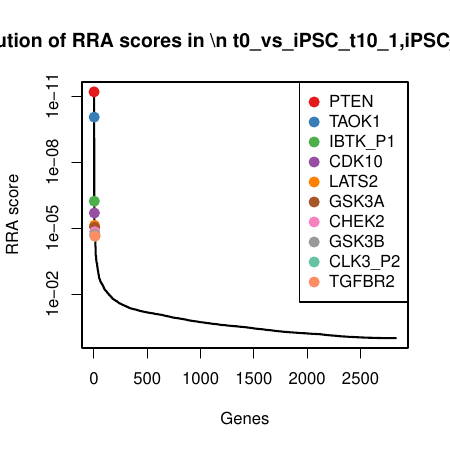

Write R code to recreate this figure.
pdf(file='iPSC_t10_vs_t0.pdf',width=4.5,height=4.5);
gstable=read.table('iPSC_t10_vs_t0.gene_summary.txt',header=T)
# 
#
# parameters
# Do not modify the variables beginning with "__"

# gstablename='__GENE_SUMMARY_FILE__'
startindex=3
# outputfile='__OUTPUT_FILE__'
targetgenelist=c("PTEN","TAOK1","IBTK_P1","CDK10","LATS2","GSK3A","CHEK2","GSK3B","CLK3_P2","TGFBR2")
# samplelabel=sub('.\\w+.\\w+$','',colnames(gstable)[startindex]);
samplelabel='t0_vs_iPSC_t10_1,iPSC_t10_2 neg.'


# You need to write some codes in front of this code:
# gstable=read.table(gstablename,header=T)
# pdf(file=outputfile,width=6,height=6)


# set up color using RColorBrewer
#library(RColorBrewer)
#colors <- brewer.pal(length(targetgenelist), "Set1")

colors=c( "#E41A1C", "#377EB8", "#4DAF4A", "#984EA3", "#FF7F00",  "#A65628", "#F781BF",
          "#999999", "#66C2A5", "#FC8D62", "#8DA0CB", "#E78AC3", "#A6D854", "#FFD92F", "#E5C494", "#B3B3B3", 
          "#8DD3C7", "#FFFFB3", "#BEBADA", "#FB8072", "#80B1D3", "#FDB462", "#B3DE69", "#FCCDE5",
          "#D9D9D9", "#BC80BD", "#CCEBC5", "#FFED6F")

######
# function definition

plotrankedvalues<-function(val, tglist, ...){
  
  plot(val,log='y',ylim=c(max(val),min(val)),type='l',lwd=2, ...)
  if(length(tglist)>0){
    for(i in 1:length(tglist)){
      targetgene=tglist[i];
      tx=which(names(val)==targetgene);ty=val[targetgene];
      points(tx,ty,col=colors[(i %% length(colors)) ],cex=2,pch=20)
      # text(tx+50,ty,targetgene,col=colors[i])
    }
    legend('topright',tglist,pch=20,pt.cex = 2,cex=1,col=colors)
  }
}



plotrandvalues<-function(val,targetgenelist, ...){
  # choose the one with the best distance distribution
  
  mindiffvalue=0;
  randval=val;
  for(i in 1:20){
    randval0=sample(val)
    vindex=sort(which(names(randval0) %in% targetgenelist))
    if(max(vindex)>0.9*length(val)){
      # print('pass...')
      next;
    }
    mindiffind=min(diff(vindex));
    if (mindiffind > mindiffvalue){
      mindiffvalue=mindiffind;
      randval=randval0;
      # print(paste('Diff: ',mindiffvalue))
    }
  }
  plot(randval,log='y',ylim=c(max(randval),min(randval)),pch=20,col='grey', ...)
  
  if(length(targetgenelist)>0){
    for(i in 1:length(targetgenelist)){
      targetgene=targetgenelist[i];
      tx=which(names(randval)==targetgene);ty=randval[targetgene];
      points(tx,ty,col=colors[(i %% length(colors)) ],cex=2,pch=20)
      text(tx+50,ty,targetgene,col=colors[i])
    }
  }
  
}




# set.seed(1235)



pvec=gstable[,startindex]
names(pvec)=gstable[,'id']
pvec=sort(pvec);

plotrankedvalues(pvec,targetgenelist,xlab='Genes',ylab='RRA score',main=paste('Distribution of RRA scores in \\n',samplelabel))

# plotrandvalues(pvec,targetgenelist,xlab='Genes',ylab='RRA score',main=paste('Distribution of RRA scores in \\n',samplelabel))


pvec=gstable[,startindex+1]
names(pvec)=gstable[,'id']
pvec=sort(pvec);

plotrankedvalues(pvec,targetgenelist,xlab='Genes',ylab='p value',main=paste('Distribution of p values in \\n',samplelabel))

# plotrandvalues(pvec,targetgenelist,xlab='Genes',ylab='p value',main=paste('Distribution of p values in \\n',samplelabel))



# you need to write after this code:
# dev.off()






# parameters
# Do not modify the variables beginning with "__"
targetmat=list(c(5420.42420939,5018.41763489,3373.04207398),c(3545.66210348,4048.66059267,1724.89069864),c(6889.00068055,6976.69636798,3001.55398621),c(4598.05215719,3817.4801213,2239.39297983),c(4791.91348287,5001.90474408,2828.89050879))
targetgene="PTEN"
collabel=c("iPSC_t10_1","iPSC_t10_2","t0")

# set up color using RColorBrewer
#library(RColorBrewer)
#colors <- brewer.pal(length(targetgenelist), "Set1")

colors=c( "#E41A1C", "#377EB8", "#4DAF4A", "#984EA3", "#FF7F00",  "#A65628", "#F781BF",
          "#999999", "#66C2A5", "#FC8D62", "#8DA0CB", "#E78AC3", "#A6D854", "#FFD92F", "#E5C494", "#B3B3B3", 
          "#8DD3C7", "#FFFFB3", "#BEBADA", "#FB8072", "#80B1D3", "#FDB462", "#B3DE69", "#FCCDE5",
          "#D9D9D9", "#BC80BD", "#CCEBC5", "#FFED6F")


## code

targetmatvec=unlist(targetmat)+1
yrange=range(targetmatvec[targetmatvec>0]);
# yrange[1]=1; # set the minimum value to 1
for(i in 1:length(targetmat)){
  vali=targetmat[[i]]+1;
  if(i==1){
    plot(1:length(vali),vali,type='b',las=1,pch=20,main=paste('sgRNAs in',targetgene),ylab='Read counts',xlab='Samples',xlim=c(0.7,length(vali)+0.3),ylim = yrange,col=colors[(i %% length(colors))],xaxt='n',log='y')
    axis(1,at=1:length(vali),labels=(collabel),las=2)
    # lines(0:100,rep(1,101),col='black');
  }else{
    lines(1:length(vali),vali,type='b',pch=20,col=colors[(i %% length(colors))])
  }
}




# parameters
# Do not modify the variables beginning with "__"
targetmat=list(c(5189.63691691,5332.16256031,3338.16056339),c(2023.23526408,2118.90412553,1170.27468027),c(5166.55818767,5037.93286948,3575.3548354),c(6803.60938233,7215.3826988,3177.70561468),c(7458.276002,7331.72352043,5188.62470016))
targetgene="TAOK1"
collabel=c("iPSC_t10_1","iPSC_t10_2","t0")

# set up color using RColorBrewer
#library(RColorBrewer)
#colors <- brewer.pal(length(targetgenelist), "Set1")

colors=c( "#E41A1C", "#377EB8", "#4DAF4A", "#984EA3", "#FF7F00",  "#A65628", "#F781BF",
          "#999999", "#66C2A5", "#FC8D62", "#8DA0CB", "#E78AC3", "#A6D854", "#FFD92F", "#E5C494", "#B3B3B3", 
          "#8DD3C7", "#FFFFB3", "#BEBADA", "#FB8072", "#80B1D3", "#FDB462", "#B3DE69", "#FCCDE5",
          "#D9D9D9", "#BC80BD", "#CCEBC5", "#FFED6F")


## code

targetmatvec=unlist(targetmat)+1
yrange=range(targetmatvec[targetmatvec>0]);
# yrange[1]=1; # set the minimum value to 1
for(i in 1:length(targetmat)){
  vali=targetmat[[i]]+1;
  if(i==1){
    plot(1:length(vali),vali,type='b',las=1,pch=20,main=paste('sgRNAs in',targetgene),ylab='Read counts',xlab='Samples',xlim=c(0.7,length(vali)+0.3),ylim = yrange,col=colors[(i %% length(colors))],xaxt='n',log='y')
    axis(1,at=1:length(vali),labels=(collabel),las=2)
    # lines(0:100,rep(1,101),col='black');
  }else{
    lines(1:length(vali),vali,type='b',pch=20,col=colors[(i %% length(colors))])
  }
}




# parameters
# Do not modify the variables beginning with "__"
targetmat=list(c(4888.07485474,4595.08716135,2738.19858126),c(3684.13447897,3540.51390723,2917.83836079),c(2663.28535523,2983.57913531,2267.2981883),c(5981.23733012,6738.01003715,3885.80027965),c(5782.76025859,5746.4860025,3568.37853328))
targetgene="IBTK_P1"
collabel=c("iPSC_t10_1","iPSC_t10_2","t0")

# set up color using RColorBrewer
#library(RColorBrewer)
#colors <- brewer.pal(length(targetgenelist), "Set1")

colors=c( "#E41A1C", "#377EB8", "#4DAF4A", "#984EA3", "#FF7F00",  "#A65628", "#F781BF",
          "#999999", "#66C2A5", "#FC8D62", "#8DA0CB", "#E78AC3", "#A6D854", "#FFD92F", "#E5C494", "#B3B3B3", 
          "#8DD3C7", "#FFFFB3", "#BEBADA", "#FB8072", "#80B1D3", "#FDB462", "#B3DE69", "#FCCDE5",
          "#D9D9D9", "#BC80BD", "#CCEBC5", "#FFED6F")


## code

targetmatvec=unlist(targetmat)+1
yrange=range(targetmatvec[targetmatvec>0]);
# yrange[1]=1; # set the minimum value to 1
for(i in 1:length(targetmat)){
  vali=targetmat[[i]]+1;
  if(i==1){
    plot(1:length(vali),vali,type='b',las=1,pch=20,main=paste('sgRNAs in',targetgene),ylab='Read counts',xlab='Samples',xlim=c(0.7,length(vali)+0.3),ylim = yrange,col=colors[(i %% length(colors))],xaxt='n',log='y')
    axis(1,at=1:length(vali),labels=(collabel),las=2)
    # lines(0:100,rep(1,101),col='black');
  }else{
    lines(1:length(vali),vali,type='b',pch=20,col=colors[(i %% length(colors))])
  }
}




# parameters
# Do not modify the variables beginning with "__"
targetmat=list(c(13153.3370894,11883.2766969,6519.35432914),c(0.0,15.0117189198,495.317450368),c(4104.16735128,4409.69243269,2757.38341208),c(1872.45423299,2418.38791798,2213.23184689),c(8164.48511699,8542.41865131,5410.1222924))
targetgene="CDK10"
collabel=c("iPSC_t10_1","iPSC_t10_2","t0")

# set up color using RColorBrewer
#library(RColorBrewer)
#colors <- brewer.pal(length(targetgenelist), "Set1")

colors=c( "#E41A1C", "#377EB8", "#4DAF4A", "#984EA3", "#FF7F00",  "#A65628", "#F781BF",
          "#999999", "#66C2A5", "#FC8D62", "#8DA0CB", "#E78AC3", "#A6D854", "#FFD92F", "#E5C494", "#B3B3B3", 
          "#8DD3C7", "#FFFFB3", "#BEBADA", "#FB8072", "#80B1D3", "#FDB462", "#B3DE69", "#FCCDE5",
          "#D9D9D9", "#BC80BD", "#CCEBC5", "#FFED6F")


## code

targetmatvec=unlist(targetmat)+1
yrange=range(targetmatvec[targetmatvec>0]);
# yrange[1]=1; # set the minimum value to 1
for(i in 1:length(targetmat)){
  vali=targetmat[[i]]+1;
  if(i==1){
    plot(1:length(vali),vali,type='b',las=1,pch=20,main=paste('sgRNAs in',targetgene),ylab='Read counts',xlab='Samples',xlim=c(0.7,length(vali)+0.3),ylim = yrange,col=colors[(i %% length(colors))],xaxt='n',log='y')
    axis(1,at=1:length(vali),labels=(collabel),las=2)
    # lines(0:100,rep(1,101),col='black');
  }else{
    lines(1:length(vali),vali,type='b',pch=20,col=colors[(i %% length(colors))])
  }
}




# parameters
# Do not modify the variables beginning with "__"
targetmat=list(c(6887.4620986,8652.00419943,4471.80965755),c(6202.02383993,5861.32565224,3446.29324622),c(1448.5749058,2087.3795158,1782.44519111),c(4911.92287496,4441.96762837,2930.0468895),c(1582.43153544,1259.48321737,1651.6395264))
targetgene="LATS2"
collabel=c("iPSC_t10_1","iPSC_t10_2","t0")

# set up color using RColorBrewer
#library(RColorBrewer)
#colors <- brewer.pal(length(targetgenelist), "Set1")

colors=c( "#E41A1C", "#377EB8", "#4DAF4A", "#984EA3", "#FF7F00",  "#A65628", "#F781BF",
          "#999999", "#66C2A5", "#FC8D62", "#8DA0CB", "#E78AC3", "#A6D854", "#FFD92F", "#E5C494", "#B3B3B3", 
          "#8DD3C7", "#FFFFB3", "#BEBADA", "#FB8072", "#80B1D3", "#FDB462", "#B3DE69", "#FCCDE5",
          "#D9D9D9", "#BC80BD", "#CCEBC5", "#FFED6F")


## code

targetmatvec=unlist(targetmat)+1
yrange=range(targetmatvec[targetmatvec>0]);
# yrange[1]=1; # set the minimum value to 1
for(i in 1:length(targetmat)){
  vali=targetmat[[i]]+1;
  if(i==1){
    plot(1:length(vali),vali,type='b',las=1,pch=20,main=paste('sgRNAs in',targetgene),ylab='Read counts',xlab='Samples',xlim=c(0.7,length(vali)+0.3),ylim = yrange,col=colors[(i %% length(colors))],xaxt='n',log='y')
    axis(1,at=1:length(vali),labels=(collabel),las=2)
    # lines(0:100,rep(1,101),col='black');
  }else{
    lines(1:length(vali),vali,type='b',pch=20,col=colors[(i %% length(colors))])
  }
}




# parameters
# Do not modify the variables beginning with "__"
targetmat=list(c(4865.76541647,4969.6295484,3134.10372645),c(5162.71173279,4378.16782296,3378.27430057),c(4203.40588705,3847.50355914,3495.12736105),c(2037.08250163,2026.58205417,1372.58744169),c(8380.65588095,7728.03289991,4353.21252154))
targetgene="GSK3A"
collabel=c("iPSC_t10_1","iPSC_t10_2","t0")

# set up color using RColorBrewer
#library(RColorBrewer)
#colors <- brewer.pal(length(targetgenelist), "Set1")

colors=c( "#E41A1C", "#377EB8", "#4DAF4A", "#984EA3", "#FF7F00",  "#A65628", "#F781BF",
          "#999999", "#66C2A5", "#FC8D62", "#8DA0CB", "#E78AC3", "#A6D854", "#FFD92F", "#E5C494", "#B3B3B3", 
          "#8DD3C7", "#FFFFB3", "#BEBADA", "#FB8072", "#80B1D3", "#FDB462", "#B3DE69", "#FCCDE5",
          "#D9D9D9", "#BC80BD", "#CCEBC5", "#FFED6F")


## code

targetmatvec=unlist(targetmat)+1
yrange=range(targetmatvec[targetmatvec>0]);
# yrange[1]=1; # set the minimum value to 1
for(i in 1:length(targetmat)){
  vali=targetmat[[i]]+1;
  if(i==1){
    plot(1:length(vali),vali,type='b',las=1,pch=20,main=paste('sgRNAs in',targetgene),ylab='Read counts',xlab='Samples',xlim=c(0.7,length(vali)+0.3),ylim = yrange,col=colors[(i %% length(colors))],xaxt='n',log='y')
    axis(1,at=1:length(vali),labels=(collabel),las=2)
    # lines(0:100,rep(1,101),col='black');
  }else{
    lines(1:length(vali),vali,type='b',pch=20,col=colors[(i %% length(colors))])
  }
}




# parameters
# Do not modify the variables beginning with "__"
targetmat=list(c(5345.80298483,5606.1264306,4011.37371777),c(3541.8156486,3234.27484127,2875.98054809),c(13266.4228628,11721.1501326,7536.15036281),c(8366.03935242,7893.91239398,4764.8143465),c(169.244014486,227.427541635,1168.53060474))
targetgene="CHEK2"
collabel=c("iPSC_t10_1","iPSC_t10_2","t0")

# set up color using RColorBrewer
#library(RColorBrewer)
#colors <- brewer.pal(length(targetgenelist), "Set1")

colors=c( "#E41A1C", "#377EB8", "#4DAF4A", "#984EA3", "#FF7F00",  "#A65628", "#F781BF",
          "#999999", "#66C2A5", "#FC8D62", "#8DA0CB", "#E78AC3", "#A6D854", "#FFD92F", "#E5C494", "#B3B3B3", 
          "#8DD3C7", "#FFFFB3", "#BEBADA", "#FB8072", "#80B1D3", "#FDB462", "#B3DE69", "#FCCDE5",
          "#D9D9D9", "#BC80BD", "#CCEBC5", "#FFED6F")


## code

targetmatvec=unlist(targetmat)+1
yrange=range(targetmatvec[targetmatvec>0]);
# yrange[1]=1; # set the minimum value to 1
for(i in 1:length(targetmat)){
  vali=targetmat[[i]]+1;
  if(i==1){
    plot(1:length(vali),vali,type='b',las=1,pch=20,main=paste('sgRNAs in',targetgene),ylab='Read counts',xlab='Samples',xlim=c(0.7,length(vali)+0.3),ylim = yrange,col=colors[(i %% length(colors))],xaxt='n',log='y')
    axis(1,at=1:length(vali),labels=(collabel),las=2)
    # lines(0:100,rep(1,101),col='black');
  }else{
    lines(1:length(vali),vali,type='b',pch=20,col=colors[(i %% length(colors))])
  }
}




# parameters
# Do not modify the variables beginning with "__"
targetmat=list(c(2776.37112854,2715.61995259,1552.22722122),c(4598.05215719,4050.16176456,3528.26479611),c(1550.89060547,1423.1109536,3538.72924928),c(14093.4106608,12534.785298,7511.7333054),c(6975.93056071,6338.69831388,4913.0607665))
targetgene="GSK3B"
collabel=c("iPSC_t10_1","iPSC_t10_2","t0")

# set up color using RColorBrewer
#library(RColorBrewer)
#colors <- brewer.pal(length(targetgenelist), "Set1")

colors=c( "#E41A1C", "#377EB8", "#4DAF4A", "#984EA3", "#FF7F00",  "#A65628", "#F781BF",
          "#999999", "#66C2A5", "#FC8D62", "#8DA0CB", "#E78AC3", "#A6D854", "#FFD92F", "#E5C494", "#B3B3B3", 
          "#8DD3C7", "#FFFFB3", "#BEBADA", "#FB8072", "#80B1D3", "#FDB462", "#B3DE69", "#FCCDE5",
          "#D9D9D9", "#BC80BD", "#CCEBC5", "#FFED6F")


## code

targetmatvec=unlist(targetmat)+1
yrange=range(targetmatvec[targetmatvec>0]);
# yrange[1]=1; # set the minimum value to 1
for(i in 1:length(targetmat)){
  vali=targetmat[[i]]+1;
  if(i==1){
    plot(1:length(vali),vali,type='b',las=1,pch=20,main=paste('sgRNAs in',targetgene),ylab='Read counts',xlab='Samples',xlim=c(0.7,length(vali)+0.3),ylim = yrange,col=colors[(i %% length(colors))],xaxt='n',log='y')
    axis(1,at=1:length(vali),labels=(collabel),las=2)
    # lines(0:100,rep(1,101),col='black');
  }else{
    lines(1:length(vali),vali,type='b',pch=20,col=colors[(i %% length(colors))])
  }
}




# parameters
# Do not modify the variables beginning with "__"
targetmat=list(c(8564.51642396,8151.36337345,3981.72443377),c(4598.82144816,4657.38579487,2303.92377442),c(1961.69198609,1796.9027547,3249.21271139),c(5405.0383899,5189.55123057,4799.69585709),c(2064.00768575,1816.4179893,1991.73425465))
targetgene="CLK3_P2"
collabel=c("iPSC_t10_1","iPSC_t10_2","t0")

# set up color using RColorBrewer
#library(RColorBrewer)
#colors <- brewer.pal(length(targetgenelist), "Set1")

colors=c( "#E41A1C", "#377EB8", "#4DAF4A", "#984EA3", "#FF7F00",  "#A65628", "#F781BF",
          "#999999", "#66C2A5", "#FC8D62", "#8DA0CB", "#E78AC3", "#A6D854", "#FFD92F", "#E5C494", "#B3B3B3", 
          "#8DD3C7", "#FFFFB3", "#BEBADA", "#FB8072", "#80B1D3", "#FDB462", "#B3DE69", "#FCCDE5",
          "#D9D9D9", "#BC80BD", "#CCEBC5", "#FFED6F")


## code

targetmatvec=unlist(targetmat)+1
yrange=range(targetmatvec[targetmatvec>0]);
# yrange[1]=1; # set the minimum value to 1
for(i in 1:length(targetmat)){
  vali=targetmat[[i]]+1;
  if(i==1){
    plot(1:length(vali),vali,type='b',las=1,pch=20,main=paste('sgRNAs in',targetgene),ylab='Read counts',xlab='Samples',xlim=c(0.7,length(vali)+0.3),ylim = yrange,col=colors[(i %% length(colors))],xaxt='n',log='y')
    axis(1,at=1:length(vali),labels=(collabel),las=2)
    # lines(0:100,rep(1,101),col='black');
  }else{
    lines(1:length(vali),vali,type='b',pch=20,col=colors[(i %% length(colors))])
  }
}




# parameters
# Do not modify the variables beginning with "__"
targetmat=list(c(5432.73286499,5453.00689762,3795.10835211),c(4937.30947714,4741.45142082,3657.32638529),c(4543.43249797,4934.35200894,4272.98504719),c(9049.16973816,8567.93857348,5792.07483335),c(3948.77057434,3680.12289319,2956.20802244))
targetgene="TGFBR2"
collabel=c("iPSC_t10_1","iPSC_t10_2","t0")

# set up color using RColorBrewer
#library(RColorBrewer)
#colors <- brewer.pal(length(targetgenelist), "Set1")

colors=c( "#E41A1C", "#377EB8", "#4DAF4A", "#984EA3", "#FF7F00",  "#A65628", "#F781BF",
          "#999999", "#66C2A5", "#FC8D62", "#8DA0CB", "#E78AC3", "#A6D854", "#FFD92F", "#E5C494", "#B3B3B3", 
          "#8DD3C7", "#FFFFB3", "#BEBADA", "#FB8072", "#80B1D3", "#FDB462", "#B3DE69", "#FCCDE5",
          "#D9D9D9", "#BC80BD", "#CCEBC5", "#FFED6F")


## code

targetmatvec=unlist(targetmat)+1
yrange=range(targetmatvec[targetmatvec>0]);
# yrange[1]=1; # set the minimum value to 1
for(i in 1:length(targetmat)){
  vali=targetmat[[i]]+1;
  if(i==1){
    plot(1:length(vali),vali,type='b',las=1,pch=20,main=paste('sgRNAs in',targetgene),ylab='Read counts',xlab='Samples',xlim=c(0.7,length(vali)+0.3),ylim = yrange,col=colors[(i %% length(colors))],xaxt='n',log='y')
    axis(1,at=1:length(vali),labels=(collabel),las=2)
    # lines(0:100,rep(1,101),col='black');
  }else{
    lines(1:length(vali),vali,type='b',pch=20,col=colors[(i %% length(colors))])
  }
}



# 
#
# parameters
# Do not modify the variables beginning with "__"

# gstablename='__GENE_SUMMARY_FILE__'
startindex=9
# outputfile='__OUTPUT_FILE__'
targetgenelist=c("UQCRB","PGK1","GAPDH_P1","WARS2","LSS","HSD17B10","SEPSECS","PARS2","SSB","ATP6V1C1")
# samplelabel=sub('.\\w+.\\w+$','',colnames(gstable)[startindex]);
samplelabel='t0_vs_iPSC_t10_1,iPSC_t10_2 pos.'


# You need to write some codes in front of this code:
# gstable=read.table(gstablename,header=T)
# pdf(file=outputfile,width=6,height=6)


# set up color using RColorBrewer
#library(RColorBrewer)
#colors <- brewer.pal(length(targetgenelist), "Set1")

colors=c( "#E41A1C", "#377EB8", "#4DAF4A", "#984EA3", "#FF7F00",  "#A65628", "#F781BF",
          "#999999", "#66C2A5", "#FC8D62", "#8DA0CB", "#E78AC3", "#A6D854", "#FFD92F", "#E5C494", "#B3B3B3", 
          "#8DD3C7", "#FFFFB3", "#BEBADA", "#FB8072", "#80B1D3", "#FDB462", "#B3DE69", "#FCCDE5",
          "#D9D9D9", "#BC80BD", "#CCEBC5", "#FFED6F")

######
# function definition

plotrankedvalues<-function(val, tglist, ...){
  
  plot(val,log='y',ylim=c(max(val),min(val)),type='l',lwd=2, ...)
  if(length(tglist)>0){
    for(i in 1:length(tglist)){
      targetgene=tglist[i];
      tx=which(names(val)==targetgene);ty=val[targetgene];
      points(tx,ty,col=colors[(i %% length(colors)) ],cex=2,pch=20)
      # text(tx+50,ty,targetgene,col=colors[i])
    }
    legend('topright',tglist,pch=20,pt.cex = 2,cex=1,col=colors)
  }
}



plotrandvalues<-function(val,targetgenelist, ...){
  # choose the one with the best distance distribution
  
  mindiffvalue=0;
  randval=val;
  for(i in 1:20){
    randval0=sample(val)
    vindex=sort(which(names(randval0) %in% targetgenelist))
    if(max(vindex)>0.9*length(val)){
      # print('pass...')
      next;
    }
    mindiffind=min(diff(vindex));
    if (mindiffind > mindiffvalue){
      mindiffvalue=mindiffind;
      randval=randval0;
      # print(paste('Diff: ',mindiffvalue))
    }
  }
  plot(randval,log='y',ylim=c(max(randval),min(randval)),pch=20,col='grey', ...)
  
  if(length(targetgenelist)>0){
    for(i in 1:length(targetgenelist)){
      targetgene=targetgenelist[i];
      tx=which(names(randval)==targetgene);ty=randval[targetgene];
      points(tx,ty,col=colors[(i %% length(colors)) ],cex=2,pch=20)
      text(tx+50,ty,targetgene,col=colors[i])
    }
  }
  
}




# set.seed(1235)



pvec=gstable[,startindex]
names(pvec)=gstable[,'id']
pvec=sort(pvec);

plotrankedvalues(pvec,targetgenelist,xlab='Genes',ylab='RRA score',main=paste('Distribution of RRA scores in \\n',samplelabel))

# plotrandvalues(pvec,targetgenelist,xlab='Genes',ylab='RRA score',main=paste('Distribution of RRA scores in \\n',samplelabel))


pvec=gstable[,startindex+1]
names(pvec)=gstable[,'id']
pvec=sort(pvec);

plotrankedvalues(pvec,targetgenelist,xlab='Genes',ylab='p value',main=paste('Distribution of p values in \\n',samplelabel))

# plotrandvalues(pvec,targetgenelist,xlab='Genes',ylab='p value',main=paste('Distribution of p values in \\n',samplelabel))



# you need to write after this code:
# dev.off()






# parameters
# Do not modify the variables beginning with "__"
targetmat=list(c(432.341527914,340.015433533,2776.56824291),c(299.25418925,448.099809756,2984.11323091),c(330.025828247,402.314067051,2016.15131206),c(93.8534989421,86.3173837888,837.156254143),c(798.524031983,1018.54512871,5070.02756415))
targetgene="UQCRB"
collabel=c("iPSC_t10_1","iPSC_t10_2","t0")

# set up color using RColorBrewer
#library(RColorBrewer)
#colors <- brewer.pal(length(targetgenelist), "Set1")

colors=c( "#E41A1C", "#377EB8", "#4DAF4A", "#984EA3", "#FF7F00",  "#A65628", "#F781BF",
          "#999999", "#66C2A5", "#FC8D62", "#8DA0CB", "#E78AC3", "#A6D854", "#FFD92F", "#E5C494", "#B3B3B3", 
          "#8DD3C7", "#FFFFB3", "#BEBADA", "#FB8072", "#80B1D3", "#FDB462", "#B3DE69", "#FCCDE5",
          "#D9D9D9", "#BC80BD", "#CCEBC5", "#FFED6F")


## code

targetmatvec=unlist(targetmat)+1
yrange=range(targetmatvec[targetmatvec>0]);
# yrange[1]=1; # set the minimum value to 1
for(i in 1:length(targetmat)){
  vali=targetmat[[i]]+1;
  if(i==1){
    plot(1:length(vali),vali,type='b',las=1,pch=20,main=paste('sgRNAs in',targetgene),ylab='Read counts',xlab='Samples',xlim=c(0.7,length(vali)+0.3),ylim = yrange,col=colors[(i %% length(colors))],xaxt='n',log='y')
    axis(1,at=1:length(vali),labels=(collabel),las=2)
    # lines(0:100,rep(1,101),col='black');
  }else{
    lines(1:length(vali),vali,type='b',pch=20,col=colors[(i %% length(colors))])
  }
}




# parameters
# Do not modify the variables beginning with "__"
targetmat=list(c(370.798249919,269.46035461,2429.49721254),c(249.250275879,210.914650823,1894.066025),c(373.875413819,340.015433533,2513.21283796),c(3.07716389974,38.2798832455,1103.99981015),c(120.00939209,210.914650823,1187.71543557))
targetgene="PGK1"
collabel=c("iPSC_t10_1","iPSC_t10_2","t0")

# set up color using RColorBrewer
#library(RColorBrewer)
#colors <- brewer.pal(length(targetgenelist), "Set1")

colors=c( "#E41A1C", "#377EB8", "#4DAF4A", "#984EA3", "#FF7F00",  "#A65628", "#F781BF",
          "#999999", "#66C2A5", "#FC8D62", "#8DA0CB", "#E78AC3", "#A6D854", "#FFD92F", "#E5C494", "#B3B3B3", 
          "#8DD3C7", "#FFFFB3", "#BEBADA", "#FB8072", "#80B1D3", "#FDB462", "#B3DE69", "#FCCDE5",
          "#D9D9D9", "#BC80BD", "#CCEBC5", "#FFED6F")


## code

targetmatvec=unlist(targetmat)+1
yrange=range(targetmatvec[targetmatvec>0]);
# yrange[1]=1; # set the minimum value to 1
for(i in 1:length(targetmat)){
  vali=targetmat[[i]]+1;
  if(i==1){
    plot(1:length(vali),vali,type='b',las=1,pch=20,main=paste('sgRNAs in',targetgene),ylab='Read counts',xlab='Samples',xlim=c(0.7,length(vali)+0.3),ylim = yrange,col=colors[(i %% length(colors))],xaxt='n',log='y')
    axis(1,at=1:length(vali),labels=(collabel),las=2)
    # lines(0:100,rep(1,101),col='black');
  }else{
    lines(1:length(vali),vali,type='b',pch=20,col=colors[(i %% length(colors))])
  }
}




# parameters
# Do not modify the variables beginning with "__"
targetmat=list(c(338.488028972,345.269535155,1651.6395264),c(528.502899781,659.014460579,4267.7528206),c(639.280800171,754.33887572,2975.39285327),c(470.80607666,388.052934077,2160.90958101),c(119.240101115,166.63008001,1081.32682827))
targetgene="GAPDH_P1"
collabel=c("iPSC_t10_1","iPSC_t10_2","t0")

# set up color using RColorBrewer
#library(RColorBrewer)
#colors <- brewer.pal(length(targetgenelist), "Set1")

colors=c( "#E41A1C", "#377EB8", "#4DAF4A", "#984EA3", "#FF7F00",  "#A65628", "#F781BF",
          "#999999", "#66C2A5", "#FC8D62", "#8DA0CB", "#E78AC3", "#A6D854", "#FFD92F", "#E5C494", "#B3B3B3", 
          "#8DD3C7", "#FFFFB3", "#BEBADA", "#FB8072", "#80B1D3", "#FDB462", "#B3DE69", "#FCCDE5",
          "#D9D9D9", "#BC80BD", "#CCEBC5", "#FFED6F")


## code

targetmatvec=unlist(targetmat)+1
yrange=range(targetmatvec[targetmatvec>0]);
# yrange[1]=1; # set the minimum value to 1
for(i in 1:length(targetmat)){
  vali=targetmat[[i]]+1;
  if(i==1){
    plot(1:length(vali),vali,type='b',las=1,pch=20,main=paste('sgRNAs in',targetgene),ylab='Read counts',xlab='Samples',xlim=c(0.7,length(vali)+0.3),ylim = yrange,col=colors[(i %% length(colors))],xaxt='n',log='y')
    axis(1,at=1:length(vali),labels=(collabel),las=2)
    # lines(0:100,rep(1,101),col='black');
  }else{
    lines(1:length(vali),vali,type='b',pch=20,col=colors[(i %% length(colors))])
  }
}




# parameters
# Do not modify the variables beginning with "__"
targetmat=list(c(280.791205851,306.239065964,4504.94709261),c(207.708563233,279.968557854,4145.66753354),c(810.063396607,1144.64356763,3721.85717988),c(872.375965577,871.430283294,3849.17469353),c(1270.09939962,1119.12364547,5111.88537686))
targetgene="WARS2"
collabel=c("iPSC_t10_1","iPSC_t10_2","t0")

# set up color using RColorBrewer
#library(RColorBrewer)
#colors <- brewer.pal(length(targetgenelist), "Set1")

colors=c( "#E41A1C", "#377EB8", "#4DAF4A", "#984EA3", "#FF7F00",  "#A65628", "#F781BF",
          "#999999", "#66C2A5", "#FC8D62", "#8DA0CB", "#E78AC3", "#A6D854", "#FFD92F", "#E5C494", "#B3B3B3", 
          "#8DD3C7", "#FFFFB3", "#BEBADA", "#FB8072", "#80B1D3", "#FDB462", "#B3DE69", "#FCCDE5",
          "#D9D9D9", "#BC80BD", "#CCEBC5", "#FFED6F")


## code

targetmatvec=unlist(targetmat)+1
yrange=range(targetmatvec[targetmatvec>0]);
# yrange[1]=1; # set the minimum value to 1
for(i in 1:length(targetmat)){
  vali=targetmat[[i]]+1;
  if(i==1){
    plot(1:length(vali),vali,type='b',las=1,pch=20,main=paste('sgRNAs in',targetgene),ylab='Read counts',xlab='Samples',xlim=c(0.7,length(vali)+0.3),ylim = yrange,col=colors[(i %% length(colors))],xaxt='n',log='y')
    axis(1,at=1:length(vali),labels=(collabel),las=2)
    # lines(0:100,rep(1,101),col='black');
  }else{
    lines(1:length(vali),vali,type='b',pch=20,col=colors[(i %% length(colors))])
  }
}




# parameters
# Do not modify the variables beginning with "__"
targetmat=list(c(957.767263795,742.329500584,3823.01356059),c(113.085773315,120.093751358,1041.21309109),c(461.574584961,281.469729746,2281.25079254),c(842.373617554,522.407818409,3367.8098474),c(520.040699056,418.076371916,1857.44043888))
targetgene="LSS"
collabel=c("iPSC_t10_1","iPSC_t10_2","t0")

# set up color using RColorBrewer
#library(RColorBrewer)
#colors <- brewer.pal(length(targetgenelist), "Set1")

colors=c( "#E41A1C", "#377EB8", "#4DAF4A", "#984EA3", "#FF7F00",  "#A65628", "#F781BF",
          "#999999", "#66C2A5", "#FC8D62", "#8DA0CB", "#E78AC3", "#A6D854", "#FFD92F", "#E5C494", "#B3B3B3", 
          "#8DD3C7", "#FFFFB3", "#BEBADA", "#FB8072", "#80B1D3", "#FDB462", "#B3DE69", "#FCCDE5",
          "#D9D9D9", "#BC80BD", "#CCEBC5", "#FFED6F")


## code

targetmatvec=unlist(targetmat)+1
yrange=range(targetmatvec[targetmatvec>0]);
# yrange[1]=1; # set the minimum value to 1
for(i in 1:length(targetmat)){
  vali=targetmat[[i]]+1;
  if(i==1){
    plot(1:length(vali),vali,type='b',las=1,pch=20,main=paste('sgRNAs in',targetgene),ylab='Read counts',xlab='Samples',xlim=c(0.7,length(vali)+0.3),ylim = yrange,col=colors[(i %% length(colors))],xaxt='n',log='y')
    axis(1,at=1:length(vali),labels=(collabel),las=2)
    # lines(0:100,rep(1,101),col='black');
  }else{
    lines(1:length(vali),vali,type='b',pch=20,col=colors[(i %% length(colors))])
  }
}




# parameters
# Do not modify the variables beginning with "__"
targetmat=list(c(100.777117717,42.7833989214,1074.35052615),c(430.033654989,498.389068137,3421.87618881),c(270.790423177,373.791801103,981.914523088),c(152.319613037,187.646486497,1628.96654452),c(176.936924235,108.084376223,2947.48764479))
targetgene="HSD17B10"
collabel=c("iPSC_t10_1","iPSC_t10_2","t0")

# set up color using RColorBrewer
#library(RColorBrewer)
#colors <- brewer.pal(length(targetgenelist), "Set1")

colors=c( "#E41A1C", "#377EB8", "#4DAF4A", "#984EA3", "#FF7F00",  "#A65628", "#F781BF",
          "#999999", "#66C2A5", "#FC8D62", "#8DA0CB", "#E78AC3", "#A6D854", "#FFD92F", "#E5C494", "#B3B3B3", 
          "#8DD3C7", "#FFFFB3", "#BEBADA", "#FB8072", "#80B1D3", "#FDB462", "#B3DE69", "#FCCDE5",
          "#D9D9D9", "#BC80BD", "#CCEBC5", "#FFED6F")


## code

targetmatvec=unlist(targetmat)+1
yrange=range(targetmatvec[targetmatvec>0]);
# yrange[1]=1; # set the minimum value to 1
for(i in 1:length(targetmat)){
  vali=targetmat[[i]]+1;
  if(i==1){
    plot(1:length(vali),vali,type='b',las=1,pch=20,main=paste('sgRNAs in',targetgene),ylab='Read counts',xlab='Samples',xlim=c(0.7,length(vali)+0.3),ylim = yrange,col=colors[(i %% length(colors))],xaxt='n',log='y')
    axis(1,at=1:length(vali),labels=(collabel),las=2)
    # lines(0:100,rep(1,101),col='black');
  }else{
    lines(1:length(vali),vali,type='b',pch=20,col=colors[(i %% length(colors))])
  }
}




# parameters
# Do not modify the variables beginning with "__"
targetmat=list(c(700.824078166,626.739264902,2105.09916406),c(18.4629833984,3.00234378396,310.445444245),c(317.717172648,225.926369743,2773.08009185),c(156.935358887,132.103126494,3132.35965092),c(492.346223959,472.118560028,3067.82885633))
targetgene="SEPSECS"
collabel=c("iPSC_t10_1","iPSC_t10_2","t0")

# set up color using RColorBrewer
#library(RColorBrewer)
#colors <- brewer.pal(length(targetgenelist), "Set1")

colors=c( "#E41A1C", "#377EB8", "#4DAF4A", "#984EA3", "#FF7F00",  "#A65628", "#F781BF",
          "#999999", "#66C2A5", "#FC8D62", "#8DA0CB", "#E78AC3", "#A6D854", "#FFD92F", "#E5C494", "#B3B3B3", 
          "#8DD3C7", "#FFFFB3", "#BEBADA", "#FB8072", "#80B1D3", "#FDB462", "#B3DE69", "#FCCDE5",
          "#D9D9D9", "#BC80BD", "#CCEBC5", "#FFED6F")


## code

targetmatvec=unlist(targetmat)+1
yrange=range(targetmatvec[targetmatvec>0]);
# yrange[1]=1; # set the minimum value to 1
for(i in 1:length(targetmat)){
  vali=targetmat[[i]]+1;
  if(i==1){
    plot(1:length(vali),vali,type='b',las=1,pch=20,main=paste('sgRNAs in',targetgene),ylab='Read counts',xlab='Samples',xlim=c(0.7,length(vali)+0.3),ylim = yrange,col=colors[(i %% length(colors))],xaxt='n',log='y')
    axis(1,at=1:length(vali),labels=(collabel),las=2)
    # lines(0:100,rep(1,101),col='black');
  }else{
    lines(1:length(vali),vali,type='b',pch=20,col=colors[(i %% length(colors))])
  }
}




# parameters
# Do not modify the variables beginning with "__"
targetmat=list(c(255.404603679,384.300004347,3259.67716457),c(237.710911255,252.947463799,2258.57781066),c(162.320395711,358.029496237,2469.61094972),c(424.648618164,240.187502717,2792.26492267),c(1615.51104736,2010.06916336,1517.34571063))
targetgene="PARS2"
collabel=c("iPSC_t10_1","iPSC_t10_2","t0")

# set up color using RColorBrewer
#library(RColorBrewer)
#colors <- brewer.pal(length(targetgenelist), "Set1")

colors=c( "#E41A1C", "#377EB8", "#4DAF4A", "#984EA3", "#FF7F00",  "#A65628", "#F781BF",
          "#999999", "#66C2A5", "#FC8D62", "#8DA0CB", "#E78AC3", "#A6D854", "#FFD92F", "#E5C494", "#B3B3B3", 
          "#8DD3C7", "#FFFFB3", "#BEBADA", "#FB8072", "#80B1D3", "#FDB462", "#B3DE69", "#FCCDE5",
          "#D9D9D9", "#BC80BD", "#CCEBC5", "#FFED6F")


## code

targetmatvec=unlist(targetmat)+1
yrange=range(targetmatvec[targetmatvec>0]);
# yrange[1]=1; # set the minimum value to 1
for(i in 1:length(targetmat)){
  vali=targetmat[[i]]+1;
  if(i==1){
    plot(1:length(vali),vali,type='b',las=1,pch=20,main=paste('sgRNAs in',targetgene),ylab='Read counts',xlab='Samples',xlim=c(0.7,length(vali)+0.3),ylim = yrange,col=colors[(i %% length(colors))],xaxt='n',log='y')
    axis(1,at=1:length(vali),labels=(collabel),las=2)
    # lines(0:100,rep(1,101),col='black');
  }else{
    lines(1:length(vali),vali,type='b',pch=20,col=colors[(i %% length(colors))])
  }
}




# parameters
# Do not modify the variables beginning with "__"
targetmat=list(c(391.569106242,303.23672218,981.914523088),c(105.392863566,118.592579466,2719.01375043),c(185.399124959,141.860743792,655.772399079),c(156.166067912,101.329102709,2478.33132737),c(0.769290974935,3.75292972995,580.777151312))
targetgene="SSB"
collabel=c("iPSC_t10_1","iPSC_t10_2","t0")

# set up color using RColorBrewer
#library(RColorBrewer)
#colors <- brewer.pal(length(targetgenelist), "Set1")

colors=c( "#E41A1C", "#377EB8", "#4DAF4A", "#984EA3", "#FF7F00",  "#A65628", "#F781BF",
          "#999999", "#66C2A5", "#FC8D62", "#8DA0CB", "#E78AC3", "#A6D854", "#FFD92F", "#E5C494", "#B3B3B3", 
          "#8DD3C7", "#FFFFB3", "#BEBADA", "#FB8072", "#80B1D3", "#FDB462", "#B3DE69", "#FCCDE5",
          "#D9D9D9", "#BC80BD", "#CCEBC5", "#FFED6F")


## code

targetmatvec=unlist(targetmat)+1
yrange=range(targetmatvec[targetmatvec>0]);
# yrange[1]=1; # set the minimum value to 1
for(i in 1:length(targetmat)){
  vali=targetmat[[i]]+1;
  if(i==1){
    plot(1:length(vali),vali,type='b',las=1,pch=20,main=paste('sgRNAs in',targetgene),ylab='Read counts',xlab='Samples',xlim=c(0.7,length(vali)+0.3),ylim = yrange,col=colors[(i %% length(colors))],xaxt='n',log='y')
    axis(1,at=1:length(vali),labels=(collabel),las=2)
    # lines(0:100,rep(1,101),col='black');
  }else{
    lines(1:length(vali),vali,type='b',pch=20,col=colors[(i %% length(colors))])
  }
}




# parameters
# Do not modify the variables beginning with "__"
targetmat=list(c(1203.94037577,1275.24552224,3053.87625209),c(204.631399333,273.963870286,1819.07077723),c(226.171546631,174.13593947,866.805538144),c(742.365790813,711.555476798,3983.4685093),c(418.494290365,420.328129754,2361.47826689))
targetgene="ATP6V1C1"
collabel=c("iPSC_t10_1","iPSC_t10_2","t0")

# set up color using RColorBrewer
#library(RColorBrewer)
#colors <- brewer.pal(length(targetgenelist), "Set1")

colors=c( "#E41A1C", "#377EB8", "#4DAF4A", "#984EA3", "#FF7F00",  "#A65628", "#F781BF",
          "#999999", "#66C2A5", "#FC8D62", "#8DA0CB", "#E78AC3", "#A6D854", "#FFD92F", "#E5C494", "#B3B3B3", 
          "#8DD3C7", "#FFFFB3", "#BEBADA", "#FB8072", "#80B1D3", "#FDB462", "#B3DE69", "#FCCDE5",
          "#D9D9D9", "#BC80BD", "#CCEBC5", "#FFED6F")


## code

targetmatvec=unlist(targetmat)+1
yrange=range(targetmatvec[targetmatvec>0]);
# yrange[1]=1; # set the minimum value to 1
for(i in 1:length(targetmat)){
  vali=targetmat[[i]]+1;
  if(i==1){
    plot(1:length(vali),vali,type='b',las=1,pch=20,main=paste('sgRNAs in',targetgene),ylab='Read counts',xlab='Samples',xlim=c(0.7,length(vali)+0.3),ylim = yrange,col=colors[(i %% length(colors))],xaxt='n',log='y')
    axis(1,at=1:length(vali),labels=(collabel),las=2)
    # lines(0:100,rep(1,101),col='black');
  }else{
    lines(1:length(vali),vali,type='b',pch=20,col=colors[(i %% length(colors))])
  }
}



dev.off()
Sweave("iPSC_t10_vs_t0_summary.Rnw");
library(tools);

texi2dvi("iPSC_t10_vs_t0_summary.tex",pdf=TRUE);

